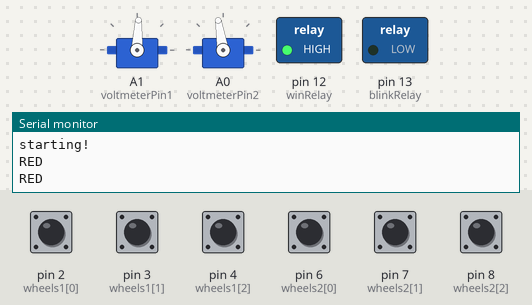
Bench run of a sketch on a simulated Arduino Uno, built with avr-gcc and run on an emulated ATmega328P. On the bench: 2 × servo, switched loads named in the sketch (green lamp = pin HIGH), the last lines printed to the serial monitor. The inputs (shaded band) are chosen by the test bench; at power-on: pin 2 (wheels1[0]), pin 3 (wheels1[1]), pin 4 (wheels1[2]), pin 6 (wheels2[0]), pin 7 (wheels2[1]), pin 8 (wheels2[2]) HIGH. Random numbers use the default seed unless the sketch sets one.

Above: at 1.2 s.
1.3 s: pin 4 (wheels1[2]) pulled LOW for 0.15 s
At 2.5 s:
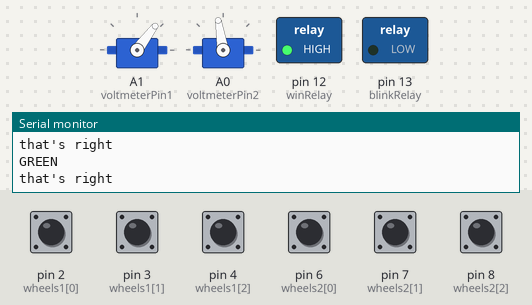
2.9 s: pin 8 (wheels2[2]) pulled LOW for 0.15 s
At 3.8 s:
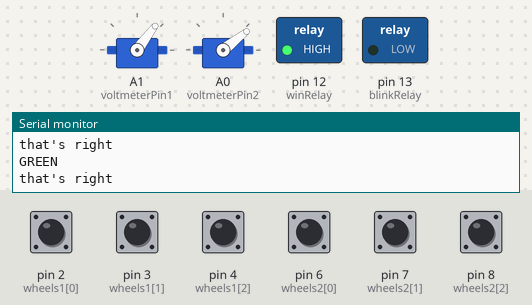
4.5 s: pin 6 (wheels2[0]) pulled LOW for 0.15 s
At 5.0 s:
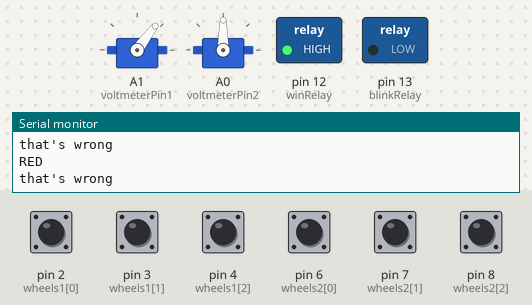
7.6 s: pin 4 (wheels1[2]) pulled LOW for 1 s
At 10.4 s:
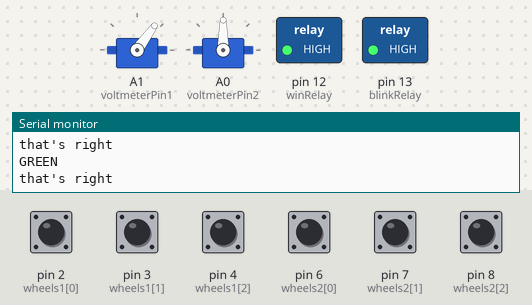
11.5 s: pin 8 (wheels2[2]) pulled LOW for 1 s
At 12.8 s:
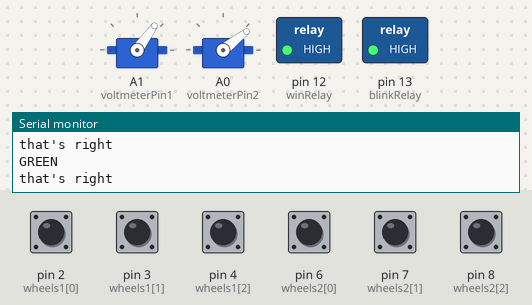
Timing chart, 0 to 19.0 s (numbered marks = the images above; inputs shaded):
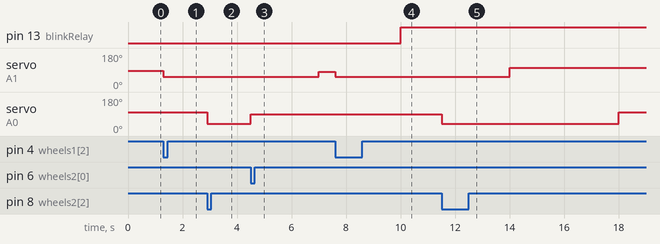

The sketch:

voltmeters.ino
```cpp
#define TIME_TO_WIN 20 //время которое нужно крутить правильные вентили чтобы выиграть
#define TIMEOUT 5

#define FIRST_BLINK 10 //первое включение реле (секунды)
#define BLINK 1 //последующие включения реле (секунды)
#define BLINK_AFTER 100

#define SERVO_START 0 //стартовая позиция серваков

#define GREENZONE_BEGIN 30 //начало зеленой зоны
#define GREENZONE_END 60 //конец зеленой зоны

#define REDZONE_BEGIN 80 //начало красной зоны
#define REDZONE_END 110 //конец красной зоны

#define NONE 0
#define GREEN 1
#define RED 2

#define DEFAULT -32768

#include <Servo.h>

const int wheels_l = 3;
const int wheels1[wheels_l] = {2, 3, 4};
int states1[wheels_l] = {HIGH, HIGH, HIGH};
const int wheels2[wheels_l] = {6, 7, 8};
int states2[wheels_l] = {HIGH, HIGH, HIGH};

const int winRelay = 12;
const int blinkRelay = 13;
int blinkRelayOff = FIRST_BLINK;
int lastBlinkedAt = 0;

const int voltmeterPin1 = A1;
const int voltmeterPin2 = A0;

bool won = false;

long lastWrong1 = DEFAULT;
long lastRight1 = DEFAULT;
long lastWrong2 = DEFAULT;
long lastRight2 = DEFAULT;

Servo voltmeter1;
int state1 = NONE;
Servo voltmeter2;
int state2 = NONE;
long greenSeconds = 0;

void setup(){
    for(int i = 0; i<wheels_l; i++)
        pinMode(wheels1[i], INPUT_PULLUP);
    for(int i = 0; i<wheels_l; i++)
        pinMode(wheels2[i], INPUT_PULLUP);

    pinMode(blinkRelay, OUTPUT);
    digitalWrite(blinkRelay, LOW);
    pinMode(winRelay, OUTPUT);
    digitalWrite(winRelay, HIGH);

    Serial.begin(9600);
    while (!Serial) {
    ; // wait for serial port to connect. Needed for native USB port only
    }

    voltmeter1.attach(voltmeterPin1);
    voltmeter1.write(SERVO_START);

    voltmeter2.attach(voltmeterPin2);
    voltmeter2.write(SERVO_START);

    Serial.println("starting!");
}

bool isWinning(long seconds){
    long some = seconds - TIME_TO_WIN;
    return lastRight1 != DEFAULT
        && lastRight2 != DEFAULT
        && lastRight1 > some
        && lastRight2 > some
        && lastWrong1 < some
        && lastWrong2 < some
        && greenSeconds >= TIME_TO_WIN;
}

bool isGreen(long seconds, long lastRight, long lastWrong){
    return lastRight != DEFAULT
        && lastRight + TIMEOUT > seconds
        && lastRight > lastWrong;
}

int getGreen(){
    Serial.println("GREEN");
    return random(GREENZONE_BEGIN, GREENZONE_END);
}

bool isRed(long seconds, long lastRight, long lastWrong){
    return (lastWrong != DEFAULT
        && lastWrong >= lastRight)
        || lastRight + TIMEOUT < seconds;
}

int getRed(){
    Serial.println("RED");
    return random(REDZONE_BEGIN, REDZONE_END);
}

void win(){
    Serial.println("You've won!");
    won = true;
    digitalWrite(winRelay, LOW);
}

long seconds = 0;
long clicks = 0;

void loop(){
    if(won)
        return;

    long newSeconds = millis()/1000;

    if(newSeconds != seconds){
        seconds = newSeconds;

        if(isWinning(seconds))
            win();

        if(seconds == blinkRelayOff)
            digitalWrite(blinkRelay, HIGH);

        if(state1 == GREEN && state2 == GREEN)
            greenSeconds++;
        else
            greenSeconds = 0;

        if(seconds == blinkRelayOff)
            digitalWrite(blinkRelay, HIGH);
    }

if(clicks/BLINK_AFTER > lastBlinkedAt){
    lastBlinkedAt = clicks/BLINK_AFTER;
    digitalWrite(blinkRelay, LOW);
    blinkRelayOff = seconds + BLINK;
}

    if(isGreen(seconds, lastRight1, lastWrong1))
    {
        if(state1 !=  GREEN){
            voltmeter1.write(getGreen());
            state1 = GREEN;
        }
    }
    if(isRed(seconds, lastRight1, lastWrong1))
    {
        if(state1 !=  RED){
            voltmeter1.write(getRed());
            state1 = RED;
        }
    }

    if(isGreen(seconds, lastRight2, lastWrong2))
    {
        if(state2 !=  GREEN){
            voltmeter2.write(getGreen());
            state2 = GREEN;
        }
    }
    if(isRed(seconds, lastRight2, lastWrong2))
    {
        if(state2 !=  RED){
            voltmeter2.write(getRed());
            state2 = RED;
        }
    }

    if(readRight(wheels1, states1)){
        lastRight1 = seconds;
        clicks++;
    }
    if(readWrong(wheels1, states1)){
        clicks++;
        lastWrong1 = seconds;
    }

    if(readRight(wheels2, states2)){
        clicks++;
        lastRight2 = seconds;
    }
    if(readWrong(wheels2, states2)){
        clicks++;
        lastWrong2 = seconds;
    }
}

bool readRight(const int wheels[], int states[]){
    int state = digitalRead(wheels[2]);
    if(state != states[2]){
        states[2] = state;
        Serial.println("that's right");
        return true;
    }
    return false;
}

bool readWrong(const int wheels[], int states[]){
    for(int i = 0; i<2; i++){
        int state = digitalRead(wheels[i]);
        if(state != states[i]){
            states[i] = state;
            Serial.println("that's wrong");
            return true;
        }
    }
    return false;
}
```

Measured:
- after the input at 1.3 s, servo on A1 (voltmeterPin1): 87° → 53° at once
- after the input at 2.9 s, servo on A0 (voltmeterPin2): 99° → 38° at once
- after the input at 4.5 s, servo on A0 (voltmeterPin2): 38° → 90° at once
- after the input at 7.6 s, servo on A1 (voltmeterPin1): 82° → 54° at once
- after the input at 11.5 s, servo on A0 (voltmeterPin2): 90° → 38° at once, → 99° 6.5 s later
